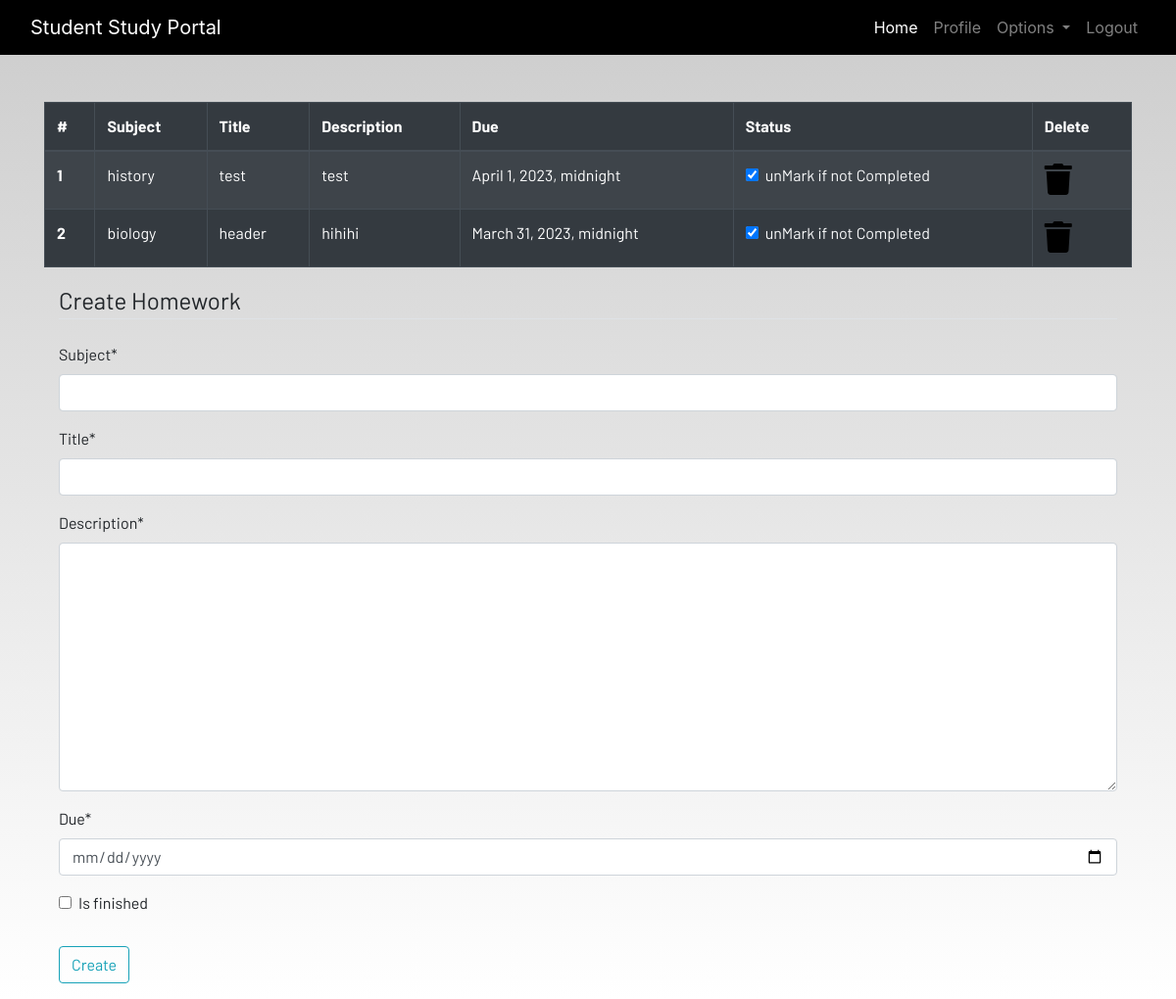
The page /homework (signed in) on the database its author committed.
### dashboard/models.py (models this page shows, shortened)
class Homework(models.Model):
    user = models.ForeignKey(User , on_delete=models.CASCADE)
    subject= models.CharField(max_length=50)
    title= models.CharField(max_length=100)
    description = models.TextField()
    due= models.DateTimeField()
    is_finished= models.BooleanField(default=False)
    class Meta:
        verbose_name = "homework"
        verbose_name_plural = "homeworks"

### dashboard/views.py (the view)
# urls.py: path('homework',views.homework, name="homework"),
@login_required
def homework(request):
    if request.method == "POST":
        form = HomeworkForm(request.POST)
        if form.is_valid():
            try:
                finished= request.POST['is_finished']
                if finished == 'on':
                    finished = True
                else:
                    finished = False
            except:
                finished = False
            homeworks = Homework(user= request.user,
            subject =request.POST['subject'],
            title =request.POST['title'],
            description = request.POST['description'],
            due = request.POST['due'],
            is_finished= finished)
            homeworks.save()
        messages.success(request,f"Homework added by {request.user.username} Sucessfully  ")
    else:
            form = HomeworkForm()
    homework= Homework.objects.filter(user=request.user)
    if len(homework) == 0:
        homework_done = True
    else:
        homework_done = False
    context= {'homeworks':homework,'homework_done':homework_done,'form':form}
    return render(request,'dashboard/homework.html',context)

### dashboard/forms.py
class HomeworkForm(forms.ModelForm):
    class Meta:
        model = Homework
        widgets = {'due':DateInput()}
        fields = ['subject','title','description','due','is_finished']

### dashboard/templates/dashboard/homework.html (shortened to what this page needs)
{% extends 'dashboard/base.html' %}
{% load static %}
{% load crispy_forms_tags %}
{% block content %}
<div class="container">
{% if not  homework_done %}
    <table class="table table-striped table-bordered table-hover table-dark">
        <thead>
            <tr>
                <th scope="col">#</th>
                <th scope="col">Subject</th>
                <th scope="col">Title</th>
                <th scope="col">Description</th>
                <th scope="col">Due</th>
                <th scope="col">Status</th>
                <th scope="col">Delete</th>
            </tr>
        </thead>
        <tbody>
        {% for homework in homeworks  %}
            <tr>
                <th scope="row"> {{forloop.counter}}</th>
                <td>{{homework.subject}}</td>
                <td>{{homework.title}}</td>
                <td>{{homework.description}}</td>
                <td>{{homework.due}}</td>
                <td>
                    <a href="{% url 'update-homework' homework.id %}">
                        <div class="form-check">
                        {% if homework.is_finished == True %}
                            <input class="form-check-input" type="checkbox" value="" checked  >
                             <label class="form-check-label text-light" for="flexCheckDefault">
                                unMark if not Completed
                        {% else %}
                              <input class="form-check-input" type="checkbox" value="">
                            <label class="form-check-label text-light" for="flexCheckDefault">
                                Mark as Completed
                            </label>
                        {% endif %}
                        </div>
                    </a>
                </td>
                <td><a href="{% url 'delete-homework' homework.id %}"><i class="fa fa-trash fa-2x"></i></a></td>
            </tr>
             {% endfor %}
        </tbody>
    </table>
    {% else %}
    <h4>All homeworks are completed!! Create to have more!!</h4>
</div>
{% endif %}
<div class=" container">
    <form method="POST">
        <fieldset class="form-group">
            <legend class="border-bottom mb-4">Create Homework</legend>
      {{form|crispy}}
        </fieldset>
        <div class="form-group">
            <button href="" class="btn btn-outline-info" type="submit">
                Create
            </button>
        </div>
    </form>
</div>
{% endblock content %}

### static/css/main.css (style rules this page uses)
html { scroll-behavior: smooth; height: 100%; width: 100%; }
a { text-decoration: none !important; color: black; }
html, body { max-width: 100%; overflow-x: hidden; height: 100%; width: 100%; }
body { background: linear-gradient(rgba(0, 0, 0, 0.2), rgba(255, 255, 255, 0.5)); overflow-x: hidden; background-repeat: no-repeat; }
.fa { color: black; }

### rows shown on the page
Homework: subject "history", title "test", description "test", due "April 1, 2023, midnight"
Homework: subject "biology", title "header", description "hihihi", due "March 31, 2023, midnight"
